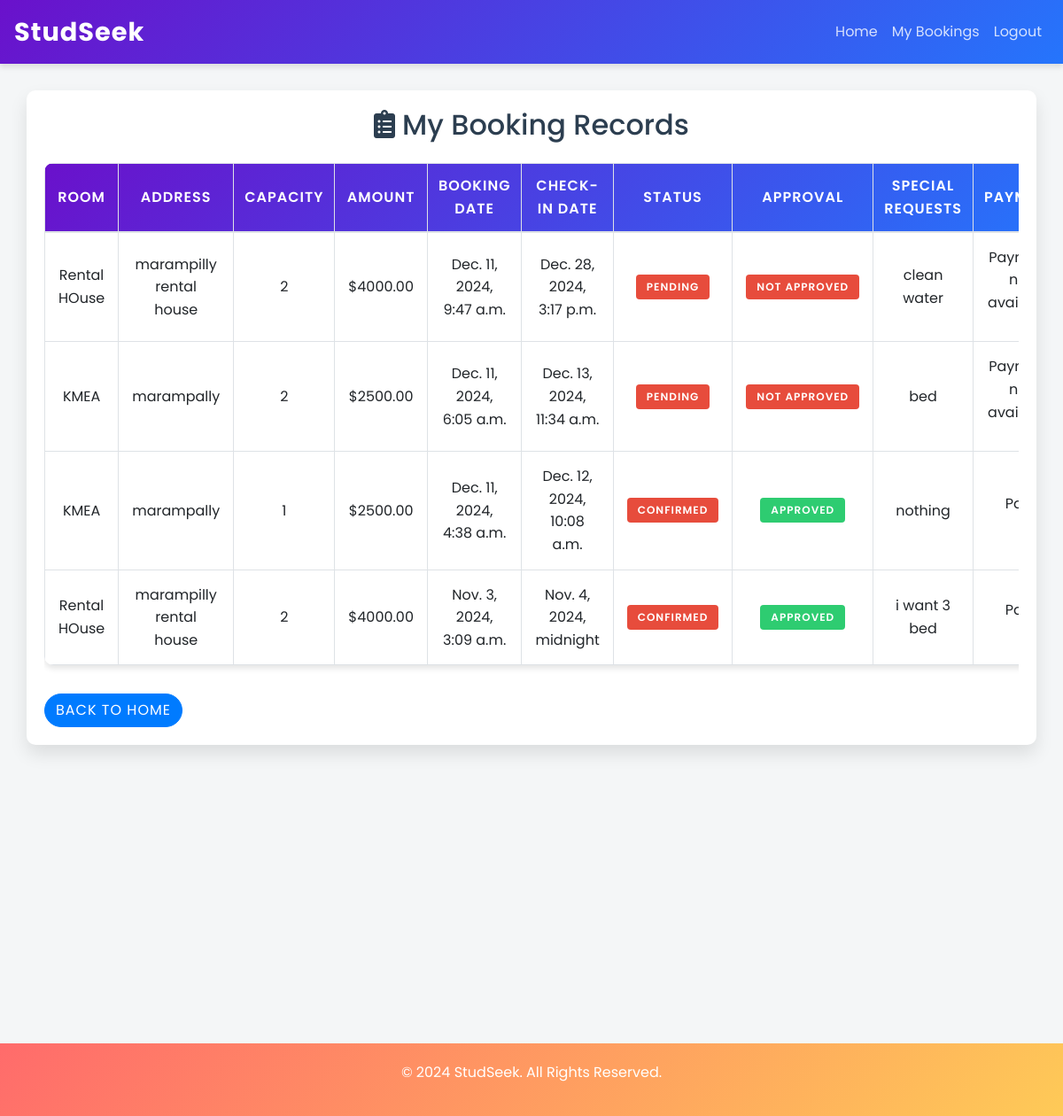
Page /User/booking-records/ (signed in) on the earlier database version.
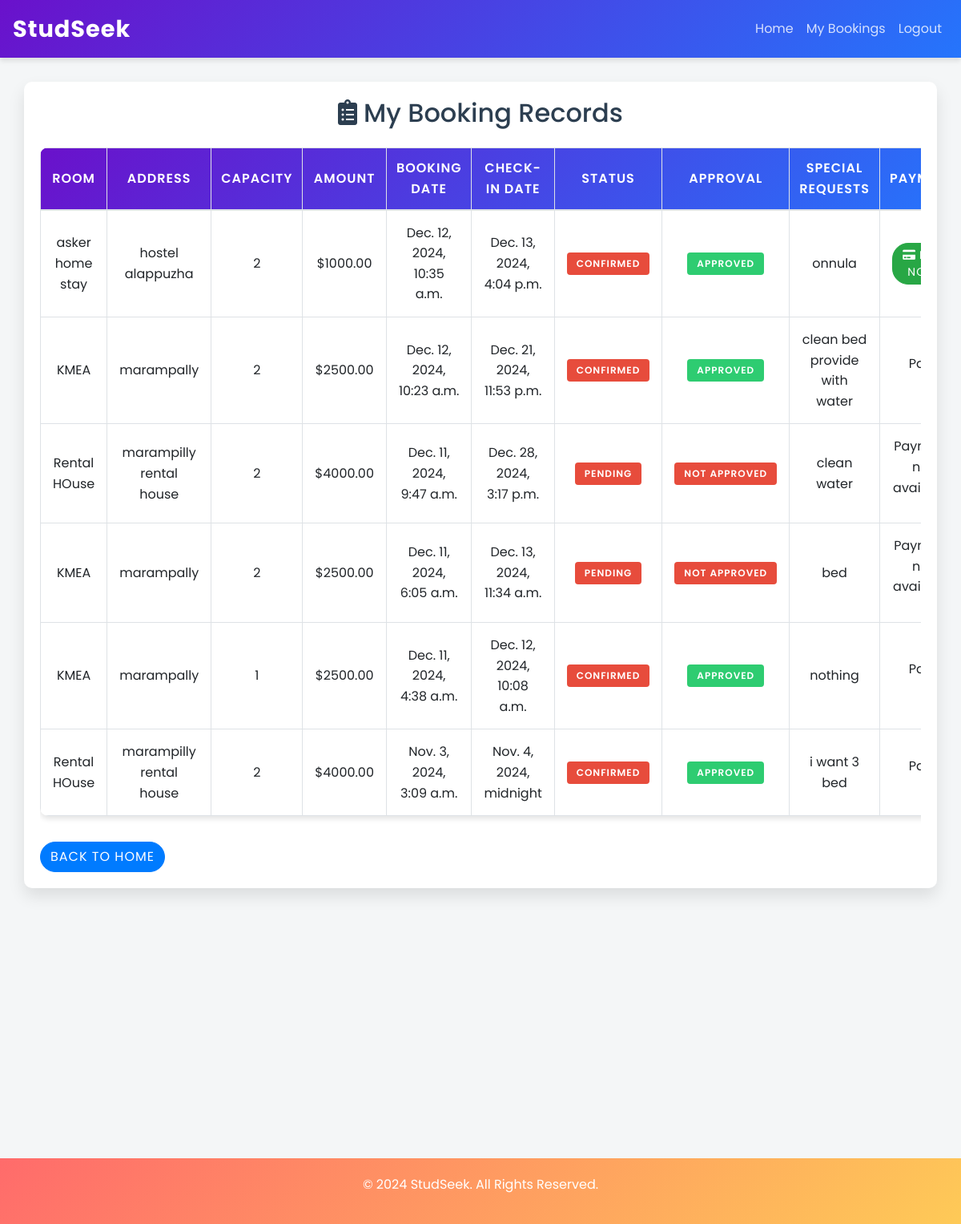
Same page on the later database version.
### User/models.py (models this page shows)
class BookingRoom(models.Model):
    user = models.ForeignKey(User, on_delete=models.CASCADE)
    room = models.ForeignKey(Room, on_delete=models.CASCADE)
    capacity = models.PositiveIntegerField()
    amount = models.DecimalField(max_digits=10, decimal_places=2)
    booking_date = models.DateTimeField(auto_now_add=True)
    booking_status = models.CharField(max_length=20, choices=[
        ('pending', 'Pending'),
        ('confirmed', 'Confirmed'),
        ('cancelled', 'Cancelled'),
    ], default='pending')
    rental_service_approval_status = models.BooleanField(default=False)
    check_in_date = models.DateTimeField(null=True, blank=True)
    special_requests = models.TextField(null=True, blank=True)
    payment = models.BooleanField(default=False)

class Room(models.Model):
    hostel = models.ForeignKey(Hostel, related_name='rooms', on_delete=models.CASCADE)
    room_number = models.CharField(max_length=10)
    capacity = models.PositiveIntegerField()
    Rent_amount = models.DecimalField(max_digits=10, decimal_places=2)
    is_available = models.BooleanField(default=0)
    description = models.TextField(blank=True, null=True)

class Hostel(models.Model):
    name = models.CharField(max_length=100)
    district = models.ForeignKey(District, on_delete=models.CASCADE)
    place = models.ForeignKey(Place, on_delete=models.CASCADE)
    address = models.TextField()
    email = models.EmailField(unique=True)
    phone_number = models.CharField(max_length=15)
    website = models.URLField(blank=True, null=True)
    loc = models.URLField(blank=True, null=True)
    registered_by = models.ForeignKey(Providers, on_delete=models.CASCADE)

### User/views.py (the view)
# urls.py: path('booking-records/', views.user_booking_records, name='user_booking_records'),
def user_booking_records(request):
    user_id = request.session.get('user_id')
    if user_id:
        bookings = BookingRoom.objects.filter(user_id=user_id).order_by('-booking_date')
    else:
        bookings = []
    return render(request, 'User/user_booking_records.html', {
        'bookings': bookings,
    })

### User/templates/User/user_booking_records.html (shortened to what this page needs)
<!DOCTYPE html>
<html lang="en">
<head>
    <link rel="stylesheet" href="https://maxcdn.bootstrapcdn.com/bootstrap/4.5.2/css/bootstrap.min.css">
    <link rel="stylesheet" href="https://cdnjs.cloudflare.com/ajax/libs/font-awesome/5.15.3/css/all.min.css">
</head>
<body>
    <nav class="navbar navbar-expand-lg navbar-light bg-light">
        <a class="navbar-brand" href="#">StudSeek</a>
        <div class="collapse navbar-collapse" id="navbarNav">
            <ul class="navbar-nav ml-auto">
                <li class="nav-item">
                    <a class="nav-link" href="{% url 'User:User_home' %}">Home</a>
                </li>
                <li class="nav-item">
                    <a class="nav-link" href="{% url 'User:user_booking_records' %}">My Bookings</a>
                </li>
                <li class="nav-item">
                    <a class="nav-link" href="{% url 'User:index' %}">Logout</a>
                </li>
            </ul>
        </div>
    </nav>
    <div class="container">
        <h2 class="text-center mb-4">
            <i class="fas fa-clipboard-list mr-2"></i>My Booking Records
        </h2>
        {% if bookings %}
        <div class="table-responsive">
            <table class="table table-bordered table-hover">
                <thead>
                    <tr>
                        <th>Room</th>
                        <th>Address</th>
                        <th>Capacity</th>
                        <th>Amount</th>
                        <th>Booking Date</th>
                        <th>Check-in Date</th>
                        <th>Status</th>
                        <th>Approval</th>
                        <th>Special Requests</th>
                        <th>Payment</th>
                    </tr>
                </thead>
                <tbody>
                    {% for booking in bookings %}
                    <tr>
                        <td>{{ booking.room.hostel.name }}</td>
                        <td>{{ booking.room.hostel.address }}</td>
                        <td>{{ booking.capacity }}</td>
                        <td>${{ booking.amount }}</td>
                        <td>{{ booking.booking_date }}</td>
                        <td>{{ booking.check_in_date|default:"N/A" }}</td>
                        <td>
                            <span class="badge
                                {% if booking.booking_status == 'Confirmed' %}badge-success
                                {% elif booking.booking_status == 'Pending' %}badge-warning
                                {% else %}badge-danger
                                {% endif %}">
                                {{ booking.booking_status }}
                            </span>
                        </td>
                        <td>
                            <span class="badge
                                {% if booking.rental_service_approval_status %}badge-success
                                {% else %}badge-danger
                                {% endif %}">
                                {{ booking.rental_service_approval_status|yesno:"Approved,Not Approved" }}
                            </span>
                        </td>
                        <td>{{ booking.special_requests|default:"None" }}</td>
                        <td>
                            {% if booking.rental_service_approval_status and not booking.payment %}
                            <a href="{% url 'User:payment' booking.id %}" class="btn btn-success btn-sm">
                                <i class="fas fa-credit-card mr-1"></i>Pay Now
                            </a>
                            {% elif booking.payment %}
                             <p>Paid</p>
                            {% else %}
                            <p>Payment not available</p>
                            {% endif %}
                        </td>
                    </tr>
                    {% endfor %}
                </tbody>
            </table>
        </div>
        {% else %}
        <p class="alert alert-warning text-center">No booking records found.</p>
        {% endif %}
        <a href="{% url 'User:User_home' %}" class="btn btn-primary mt-3">Back to Home</a>
    </div>
<br><br><br><br><br><br><br><br><br><br><br><br>
    <div class="footer">
        <p>&copy; 2024 StudSeek. All Rights Reserved.</p>
    </div>
</body>
</html>

### User/templates/User/user_booking_records.html (style rules this page uses)
:root { --primary-color: #3498db; --secondary-color: #2ecc71; --background-color: #f4f6f7; --text-color: #2c3e50; --card-bg: #ffffff; --gradient-primary: linear-gradient(135deg, #6a11cb 0%, #2575fc 100%); --gradient-secondary: linear-gradient(135deg, #ff6b6b 0%, #feca57 100%); }
* { margin: 0; padding: 0; box-sizing: border-box; }
body { font-family: 'Poppins', sans-serif; background-color: var(--background-color); color: var(--text-color); line-height: 1.6; }
.navbar { background: var(--gradient-primary) !important; box-shadow: 0 4px 6px rgba(0,0,0,0.1); transition: all 0.3s ease; margin-bottom: 30px; }
.navbar-brand { color: white !important; font-weight: 700; font-size: 1.8rem; letter-spacing: 1px; }
.nav-link { color: rgba(255,255,255,0.8) !important; transition: color 0.3s ease; }
.container { padding: 20px; background: white; border-radius: 10px; box-shadow: 0 10px 20px rgba(0,0,0,0.1); }
.table { border-radius: 10px; overflow: hidden; box-shadow: 0 4px 6px rgba(0,0,0,0.1); }
.table thead { background: var(--gradient-primary); color: white; }
.table th { vertical-align: middle !important; text-align: center; font-weight: 600; text-transform: uppercase; letter-spacing: 1px; }
.table td { vertical-align: middle !important; text-align: center; padding: 15px; }
.badge { padding: 8px 12px; font-weight: 600; text-transform: uppercase; letter-spacing: 1px; }
.badge-success { background-color: var(--secondary-color); }
.badge-danger { background-color: #e74c3c; }
.btn-primary, .btn-success { border-radius: 20px; text-transform: uppercase; letter-spacing: 1px; transition: all 0.3s ease; }
.footer { background: var(--gradient-secondary); color: white; padding: 20px 0; text-align: center; margin-top: 30px; }

Differences in the rows shown:
added BookingRoom: room.hostel.name "asker home stay", room.hostel.address "hostel alappuzha", capacity "2", amount "1000.00", booking_date "Dec. 12, 2024, 10:35 a.m.", check_in_date "Dec. 13, 2024, 4:04 p.m.", booking_status "CONFIRMED", rental_service_approval_status "APPROVED", special_requests "onnula", payment False (drawn)
added BookingRoom: room.hostel.name "KMEA", room.hostel.address "marampally", capacity "2", amount "2500.00", booking_date "Dec. 12, 2024, 10:23 a.m.", check_in_date "Dec. 21, 2024, 11:53 p.m.", booking_status "CONFIRMED", rental_service_approval_status "APPROVED", special_requests "clean bed provide with water", payment "Paid"
